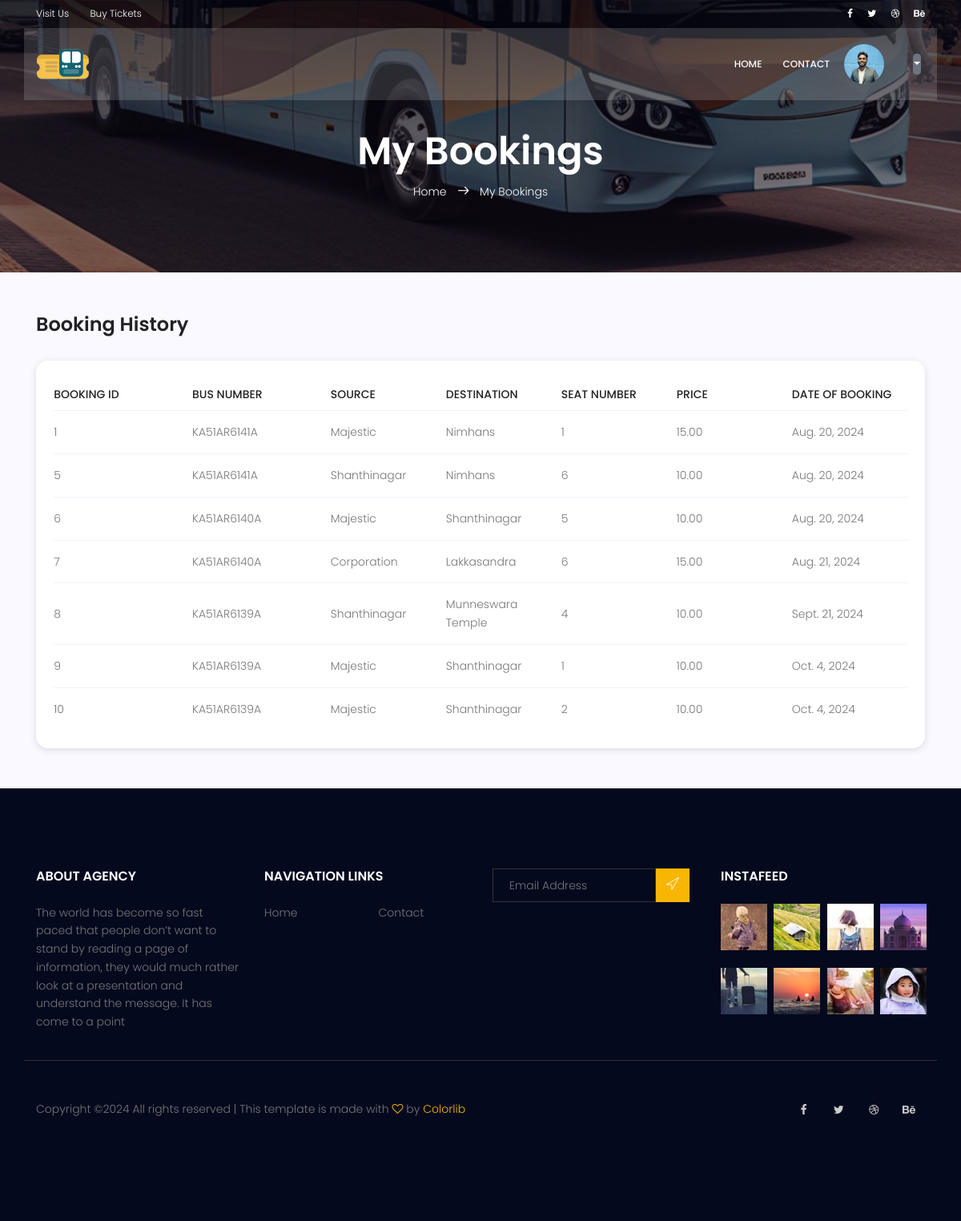
Page /my-bookings/ (signed in) on the committed database.
### Booking/models.py (models this page shows, shortened)
class Profile(models.Model):
    user = models.OneToOneField(User, on_delete=models.CASCADE, related_name='profile')
    phone_number = models.CharField(max_length=15, blank=True, null=True)
    date_of_birth = models.DateField(blank=True, null=True)
    aadhar = models.IntegerField(null=True)
    profile_picture = models.ImageField(upload_to='profile_pictures/', blank=True, null=True)

class Booking(models.Model):
    booking_id = models.AutoField(primary_key=True)
    user = models.ForeignKey(User, on_delete=models.CASCADE, related_name='bookings_user')
    source = models.ForeignKey(BusStop, on_delete=models.CASCADE, related_name='bookings_source')
    destination = models.ForeignKey(BusStop, on_delete=models.CASCADE, related_name='bookings_destination')
    price = models.ForeignKey(Fare, on_delete=models.CASCADE, related_name='bookings_price')
    bus = models.ForeignKey(Bus, on_delete=models.CASCADE, related_name='bookings_bus')
    seat = models.ForeignKey(Seat, on_delete=models.CASCADE)
    date = models.DateField(default=timezone.now)

class Bus(models.Model):
    bus_id = models.AutoField(primary_key=True)
    route_id = models.ForeignKey(Route, on_delete=models.CASCADE, related_name='buses')
    bus_number = models.CharField(max_length=255)
    conductor_name = models.CharField(max_length=255)
    conductor_number = models.CharField(max_length=15)

class BusStop(models.Model):
    stop_id = models.AutoField(primary_key=True)
    name = models.CharField(max_length=100)
    location = models.CharField(max_length=100)
    route_id = models.ForeignKey(Route, on_delete=models.CASCADE, related_name='stops')

class Seat(models.Model):
    bus = models.ForeignKey(Bus, on_delete=models.CASCADE)
    seat_number = models.CharField(max_length=5)

class Fare(models.Model):
    source = models.ForeignKey(BusStop, related_name='fare_source', on_delete=models.CASCADE)
    destination = models.ForeignKey(BusStop, related_name='fare_destination', on_delete=models.CASCADE)
    price = models.DecimalField(max_digits=5, decimal_places=2)
    route = models.ForeignKey(Route, on_delete=models.CASCADE)

### Booking/checks.py (the view)
    def _wrapped_view(request, *args, **kwargs):
        if admin_check(request.user):
            return view_func(request, *args, **kwargs)
        else:
            return redirect("login")

### Booking/checks.py (called while the page is built)
def admin_check(user):
    return user.is_authenticated

def login_required(view_func):
    def _wrapped_view(request, *args, **kwargs):
        if admin_check(request.user):
            return view_func(request, *args, **kwargs)
        else:
            return redirect("login")
    return _wrapped_view

### Booking/views.py (called while the page is built)
@login_required
def my_bookings(request):
    bookings = Booking.objects.filter(user=request.user)
    return render(request, 'my_bookings_final.html', {'bookings': bookings})

### Booking/templates/my_bookings_final.html (shortened to what this page needs)
{% extends 'base.html' %}
{% block content %}
<section class="relative about-banner" id="home">
    <div class="overlay overlay-bg"></div>
    <div class="container">
        <div class="row d-flex align-items-center justify-content-center">
            <div class="about-content col-lg-12">
                <h1 class="text-white">
                    My Bookings
                </h1>
                <p class="text-white link-nav"><a href="index.html">Home </a>  <span class="lnr lnr-arrow-right"></span>  <a href="my_bookings.html"> My Bookings</a></p>
            </div>
        </div>
    </div>
</section>
<div class="whole-wrap">
    <div class="container">
        <div class="section-top-border">
            <h3 class="mb-30">Booking History</h3>
            <div class="progress-table-wrap">
                <div class="progress-table" style="padding: 2%; border-radius: 15px;box-shadow: rgba(99, 99, 99, 0.2) 0px 2px 8px 0px;">
                    <div class="table-head">
                        <div class="booking_id">Booking ID</div>
                        <div class="bus_number">Bus Number</div>
                        <div class="source">Source</div>
                        <div class="destination">Destination</div>
                        <div class="seat_no">Seat Number</div>
                        <div class="price">Price</div>
                        <div class="booking_date">Date of Booking</div>
                    </div>
                    {% for booking in bookings %}
                    <div class="table-row">
                        <div class="booking_id">{{ booking.booking_id }}</div>
                        <div class="bus_number">{{ booking.bus.bus_number }}</div>
                        <div class="source">{{ booking.source.name }}</div>
                        <div class="destination">{{ booking.destination.name }}</div>
                        <div class="seat_no">{{ booking.seat.seat_number }}</div>
                        <div class="price">{{ booking.price.price }}</div>
                        <div class="booking_date">{{ booking.date }}</div>
                    </div>
                    {% endfor %}
                </div>
            </div>
        </div>
    </div>
</div>
{% endblock %}

### Booking/templates/base.html (shortened to what this page needs)
{% load static %}
<!DOCTYPE html>
<html lang="zxx" class="no-js">
<head>
        <link rel="stylesheet" href="{% static 'index2/css/linearicons.css' %}">
			<link rel="stylesheet" href="{% static 'index2/css/font-awesome.min.css' %}">
			<link rel="stylesheet" href="{% static 'index2/css/bootstrap.css' %}">
			<link rel="stylesheet" href="{% static 'index2/css/magnific-popup.css' %}">
			<link rel="stylesheet" href="{% static 'index2/css/jquery-ui.css' %}">
			<link rel="stylesheet" href="{% static 'index2/css/nice-select.css' %}">
			<link rel="stylesheet" href="{% static 'index2/css/animate.min.css' %}">
			<link rel="stylesheet" href="{% static 'index2/css/owl.carousel.css' %}">
			<link rel="stylesheet" href="{% static 'index2/css/main.css' %}">
    </head>
    <body>
        <header id="header">
            <div class="header-top">
                <div class="container">
                  <div class="row align-items-center">
                      <div class="col-lg-6 col-sm-6 col-6 header-top-left">
                          <ul>
                              <li><a href="#">Visit Us</a></li>
                              <li><a href="#">Buy Tickets</a></li>
                          </ul>
                      </div>
                      <div class="col-lg-6 col-sm-6 col-6 header-top-right">
                        <div class="header-social">
                            <a href="#"><i class="fa fa-facebook"></i></a>
                            <a href="#"><i class="fa fa-twitter"></i></a>
                            <a href="#"><i class="fa fa-dribbble"></i></a>
                            <a href="#"><i class="fa fa-behance"></i></a>
                        </div>
                      </div>
                  </div>
                </div>
            </div>
            <div class="container main-menu">
                <div class="row align-items-center justify-content-between d-flex">
                  <div id="logo">
                    <a href="index.html"><img src="{% static 'index2/img/easyBus-logo.png' %}" alt="" title="" /></a>
                  </div>
                  <nav id="nav-menu-container" style = "padding-right: 10px; display: flex; justify-content: center;">
                    <ul class="nav-menu" style = "padding-right: 10px; display: flex; justify-content: center; align-items: center;">
                      <li><a href="{% url 'index' %}">Home</a></li>
                      <li><a href="{% url 'index' %}#footer">Contact</a></li>
                      {% if user.is_authenticated %}
                      <li><img src="{{ user.profile.profile_picture.url }}" alt="Profile Picture" class="rounded-circle" style="width: 50px; height: 50px; object-fit: cover;"></li>
                      <li></li>
                      <li><button class="btn btn-secondary dropdown-toggle" type="button" id="dropdownMenuButton" data-toggle="dropdown" aria-haspopup="true" aria-expanded="false"></button>
                    </li>
                      {% else %}
                            <a href="{% url 'login' %}" class="btn btn-primary mr-2">Login</a>
                            <a href="{% url 'signup' %}" class="btn btn-secondary">Sign Up</a>
                      {% endif %}
                    </div>
                </div>
        </header>
        {% block content %}{% endblock %}
        <footer class="footer-area section-gap">
            <div class="container">
                <div class="row">
                    <div class="col-lg-3  col-md-6 col-sm-6">
                        <div class="single-footer-widget">
                            <h6>About Agency</h6>
                            <p>
                                The world has become so fast paced that people don’t want to stand by reading a page of information, they would much rather look at a presentation and understand the message. It has come to a point
                            </p>
                        </div>
                    </div>
                    <div class="col-lg-3 col-md-6 col-sm-6">
                        <div class="single-footer-widget">
                            <h6>Navigation Links</h6>
                            <div class="row">
                                <div class="col">
                                    <ul>
                                        <li><a href="#">Home</a></li>
                                    </ul>
                                </div>
                                <div class="col">
                                    <ul>
                                        <li><a href="#">Contact</a></li>
                                    </ul>
                                </div>
                            </div>
                        </div>
                    </div>
                    <div class="col-lg-3  col-md-6 col-sm-6">
                        <div class="single-footer-widget">
                            <div id="mc_embed_signup">
                                <form target="_blank" action="https://spondonit.us12.list-manage.com/subscribe/post?u=1462626880ade1ac87bd9c93a&amp;id=92a4423d01" method="get" class="subscription relative">
                                    <div class="input-group d-flex flex-row">
                                        <input name="EMAIL" placeholder="Email Address" onfocus="this.placeholder = ''" onblur="this.placeholder = 'Email Address '" required="" type="email">
                                        <button class="btn bb-btn"><span class="lnr lnr-location"></span></button>
                                    </div>
                                </form>
                            </div>
                        </div>
                    </div>
                    <div class="col-lg-3  col-md-6 col-sm-6">
                        <div class="single-footer-widget mail-chimp">
                            <h6 class="mb-20">InstaFeed</h6>
                            <ul class="instafeed d-flex flex-wrap">
                                <li><img src="img/i1.jpg" alt=""></li>
                                <li><img src="img/i2.jpg" alt=""></li>
                                <li><img src="img/i3.jpg" alt=""></li>
                                <li><img src="img/i4.jpg" alt=""></li>
                                <li><img src="img/i5.jpg" alt=""></li>
                                <li><img src="img/i6.jpg" alt=""></li>
                                <li><img src="img/i7.jpg" alt=""></li>
                                <li><img src="img/i8.jpg" alt=""></li>
                            </ul>
                        </div>
                    </div>
                </div>
                <div class="row footer-bottom d-flex justify-content-between align-items-center">
                    <p class="col-lg-8 col-sm-12 footer-text m-0">
Copyright &copy;<script>document.write(new Date().getFullYear());</script> All rights reserved | This template is made with <i class="fa fa-heart-o" aria-hidden="true"></i> by <a href="https://colorlib.com" target="_blank">Colorlib</a>
</p>
                    <div class="col-lg-4 col-sm-12 footer-social">
                        <a href="#"><i class="fa fa-facebook"></i></a>
                        <a href="#"><i class="fa fa-twitter"></i></a>
                        <a href="#"><i class="fa fa-dribbble"></i></a>
                        <a href="#"><i class="fa fa-behance"></i></a>
                    </div>
                </div>
            </div>
        </footer>
    </body>
</html>

### rows in the picture
Booking: booking_id "1", bus.bus_number "KA51AR6141A", source.name "Majestic", destination.name "Nimhans", seat.seat_number "1", price.price "15.00", date "Aug. 20, 2024"
Booking: booking_id "5", bus.bus_number "KA51AR6141A", source.name "Shanthinagar", destination.name "Nimhans", seat.seat_number "6", price.price "10.00", date "Aug. 20, 2024"
Booking: booking_id "6", bus.bus_number "KA51AR6140A", source.name "Majestic", destination.name "Shanthinagar", seat.seat_number "5", price.price "10.00", date "Aug. 20, 2024"
Booking: booking_id "7", bus.bus_number "KA51AR6140A", source.name "Corporation", destination.name "Lakkasandra", seat.seat_number "6", price.price "15.00", date "Aug. 21, 2024"
Booking: booking_id "8", bus.bus_number "KA51AR6139A", source.name "Shanthinagar", destination.name "Munneswara Temple", seat.seat_number "4", price.price "10.00", date "Sept. 21, 2024"
Booking: booking_id "9", bus.bus_number "KA51AR6139A", source.name "Majestic", destination.name "Shanthinagar", seat.seat_number "1", price.price "10.00", date "Oct. 4, 2024"
Booking: booking_id "10", bus.bus_number "KA51AR6139A", source.name "Majestic", destination.name "Shanthinagar", seat.seat_number "2", price.price "10.00", date "Oct. 4, 2024"
